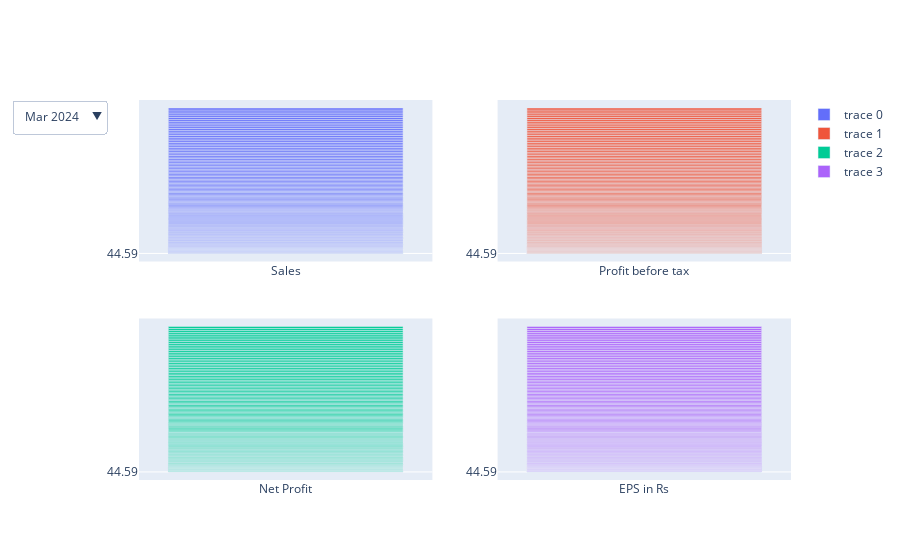

Notebook cell for this chart:
### Code cell
buttons = [
            {
             'method': 'update', 
             'label': col, 
             'args': [ {'y': [df_sales[col]]} ]
            } 
            for col in df_sales.iloc[:, 2:]
          ]

# add menus
updatemenus = [
               {'buttons': buttons,
                'direction': 'down',
                'showactive': True,
               }
              ]


# update layout with buttons, and show the figure
fig.update_layout(updatemenus=updatemenus)

fig.show()

### Figure 1 — Plotly figure (JSON) as saved in the notebook; plotly's stock layout.template omitted (floating-point values rounded to 4 significant figures; data arrays with more than 128 entries replaced by an {"elided": "..."} marker saying what was removed)
{"data": [{"type": "bar", "x": {"elided": "160 str values"}, "xaxis": "x", "y": {"elided": "160 str values"}, "yaxis": "y"}, {"type": "bar", "x": {"elided": "160 str values"}, "xaxis": "x2", "y": {"elided": "160 str values"}, "yaxis": "y2"}, {"type": "bar", "x": {"elided": "160 str values"}, "xaxis": "x3", "y": {"elided": "160 str values"}, "yaxis": "y3"}, {"type": "bar", "x": {"elided": "160 str values"}, "xaxis": "x4", "y": {"elided": "160 str values"}, "yaxis": "y4"}], "layout": {"autosize": true, "updatemenus": [{"active": 12, "buttons": [{"args": [{"y": {"elided": "1x160 str values"}}], "label": "Mar 2021", "method": "update"}, {"args": [{"y": {"elided": "1x160 str values"}}], "label": "Jun 2021", "method": "update"}, {"args": [{"y": {"elided": "1x160 str values"}}], "label": "Sep 2021", "method": "update"}, {"args": [{"y": {"elided": "1x160 str values"}}], "label": "Dec 2021", "method": "update"}, {"args": [{"y": {"elided": "1x160 str values"}}], "label": "Mar 2022", "method": "update"}, {"args": [{"y": {"elided": "1x160 str values"}}], "label": "Jun 2022", "method": "update"}, {"args": [{"y": {"elided": "1x160 str values"}}], "label": "Sep 2022", "method": "update"}, {"args": [{"y": {"elided": "1x160 str values"}}], "label": "Dec 2022", "method": "update"}, {"args": [{"y": {"elided": "1x160 str values"}}], "label": "Mar 2023", "method": "update"}, {"args": [{"y": {"elided": "1x160 str values"}}], "label": "Jun 2023", "method": "update"}, {"args": [{"y": {"elided": "1x160 str values"}}], "label": "Sep 2023", "method": "update"}, {"args": [{"y": {"elided": "1x160 str values"}}], "label": "Dec 2023", "method": "update"}, {"args": [{"y": {"elided": "1x160 str values"}}], "label": "Mar 2024", "method": "update"}, {"args": [{"y": {"elided": "1x160 str values"}}], "label": "Jun 2024", "method": "update"}], "direction": "down", "showactive": true}], "xaxis": {"anchor": "y", "autorange": true, "domain": [0, 0.45], "range": [-0.5, 0.5], "type": "category"}, "xaxis2": {"anchor": "y2", "autorange": true, "domain": [0.55, 1], "range": [-0.5, 0.5], "type": "category"}, "xaxis3": {"anchor": "y3", "autorange": true, "domain": [0, 0.45], "range": [-0.5, 0.5], "type": "category"}, "xaxis4": {"anchor": "y4", "autorange": true, "domain": [0.55, 1], "range": [-0.5, 0.5], "type": "category"}, "yaxis": {"anchor": "x", "autorange": true, "domain": [0.575, 1], "range": [-653.3, 12410.0], "type": "category"}, "yaxis2": {"anchor": "x2", "autorange": true, "domain": [0.575, 1], "range": [-653.3, 12410.0], "type": "category"}, "yaxis3": {"anchor": "x3", "autorange": true, "domain": [0, 0.425], "range": [-653.3, 12410.0], "type": "category"}, "yaxis4": {"anchor": "x4", "autorange": true, "domain": [0, 0.425], "range": [-653.3, 12410.0], "type": "category"}}}
